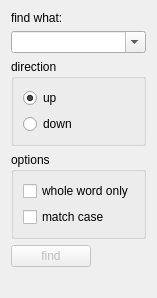
       <widget class="QWidget" name="FindTextPage">
        <property name="geometry">
         <rect>
          <x>0</x>
          <y>0</y>
          <width>139</width>
          <height>271</height>
         </rect>
        </property>
        <attribute name="label">
         <string>Find text in console</string>
        </attribute>
        <layout class="QVBoxLayout" name="verticalLayout_12">
         <item>
          <widget class="QLabel" name="label_3">
           <property name="text">
            <string>find what:</string>
           </property>
          </widget>
         </item>
         <item>
          <widget class="QComboBox" name="findWhatComboBox">
           <property name="sizePolicy">
            <sizepolicy hsizetype="Ignored" vsizetype="Preferred">
             <horstretch>0</horstretch>
             <verstretch>0</verstretch>
            </sizepolicy>
           </property>
           <property name="maximumSize">
            <size>
             <width>16777215</width>
             <height>16777215</height>
            </size>
           </property>
           <property name="inputMethodHints">
            <set>Qt::ImhNone</set>
           </property>
           <property name="editable">
            <bool>true</bool>
           </property>
           <property name="duplicatesEnabled">
            <bool>false</bool>
           </property>
          </widget>
         </item>
         <item>
          <widget class="QGroupBox" name="groupBox">
           <property name="title">
            <string>direction</string>
           </property>
           <layout class="QVBoxLayout" name="verticalLayout_9">
            <item>
             <widget class="QRadioButton" name="directionUpRadioButton">
              <property name="text">
               <string>up</string>
              </property>
              <property name="checked">
               <bool>true</bool>
              </property>
             </widget>
            </item>
            <item>
             <widget class="QRadioButton" name="directionDownRadioButton">
              <property name="text">
               <string>down</string>
              </property>
             </widget>
            </item>
           </layout>
          </widget>
         </item>
         <item>
          <widget class="QGroupBox" name="groupBox_2">
           <property name="title">
            <string>options</string>
           </property>
           <layout class="QVBoxLayout" name="verticalLayout_11">
            <item>
             <widget class="QCheckBox" name="matchWholeWordCheckBox">
              <property name="text">
               <string>whole word only</string>
              </property>
             </widget>
            </item>
            <item>
             <widget class="QCheckBox" name="matchCaseCheckBox">
              <property name="text">
               <string>match case</string>
              </property>
             </widget>
            </item>
           </layout>
          </widget>
         </item>
         <item>
          <layout class="QHBoxLayout" name="horizontalLayout_2">
           <item>
            <widget class="QPushButton" name="findPushButton">
             <property name="enabled">
              <bool>false</bool>
             </property>
             <property name="text">
              <string>find</string>
             </property>
            </widget>
           </item>
           <item>
            <spacer name="horizontalSpacer_3">
             <property name="orientation">
              <enum>Qt::Horizontal</enum>
             </property>
             <property name="sizeHint" stdset="0">
              <size>
               <width>40</width>
               <height>20</height>
              </size>
             </property>
            </spacer>
           </item>
          </layout>
         </item>
         <item>
          <widget class="QLabel" name="resultLabel">
           <property name="text">
            <string/>
           </property>
          </widget>
         </item>
         <item>
          <spacer name="verticalSpacer_5">
           <property name="orientation">
            <enum>Qt::Vertical</enum>
           </property>
           <property name="sizeHint" stdset="0">
            <size>
             <width>18</width>
             <height>13</height>
            </size>
           </property>
          </spacer>
         </item>
        </layout>
       </widget>
